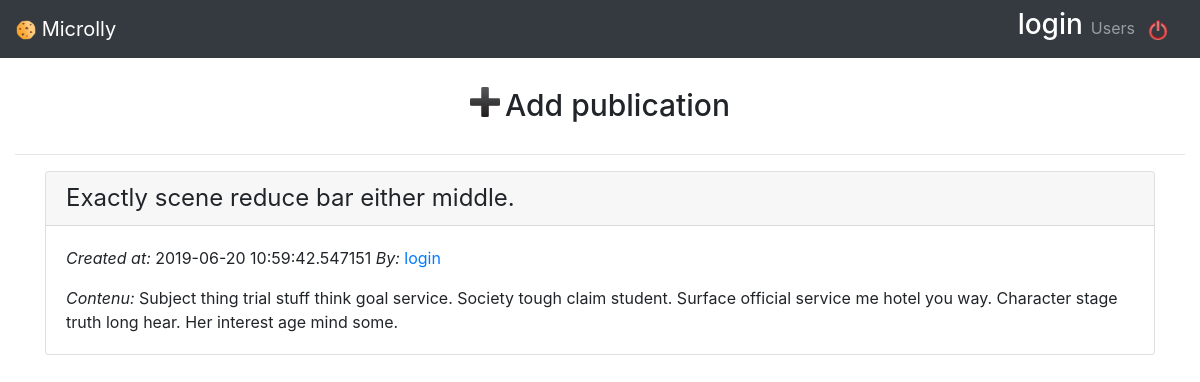
The page /publications/102 (signed in) on the database its author committed.
### models.py (models this page shows)
class BaseModel(Model):
    class Meta:
        database = database

class Publication(BaseModel):
    title = CharField(max_length=50)
    body = TextField()
    created_date = CharField(default=datetime.datetime.now)
    update_date = CharField(default=datetime.datetime.now)
    user_created = ForeignKeyField(User, backref="publications")

class User(BaseModel,UserMixin):
    username = CharField(max_length=20)
    password = CharField()
    first_name = CharField(max_length=20)
    last_name = CharField(max_length=20)
    email = CharField(max_length=20)
    created_at = DateTimeField(default=datetime.datetime.now)

### app.py (the view)
@app.route('/publications/<int:id>')
@login_required
def publications_detail(id):
    publication = Publication.get(id)
    return render_template('publications/details.html', publication=publication)

### app.py (called while the page is built)
@login_manager.user_loader
def load_user(user_id):
    return User.get(user_id)

### templates/publications/details.html
{% extends 'base.html' %}
{% block body %}
<div class="card" >
    <div class="card-header">
        <h4 class="my-0 font-weight-normal">{{ publication.title }}</h4>
    </div>
    <div class="card-body">
        <p class="card-text">
            <em>Created at:</em> {{ publication.created_date }}
            <em>By:</em><a href="{{ url_for('publication', username=publication.user_created.username) }}"> {{publication.user_created.username}}</a>
        </p>
        <p class="card-text"><em>Contenu:</em> {{ publication.body }}</p>
    </div>
</div>
{% endblock %}

### templates/base.html (style rules this page uses)
body { padding-top: 5rem; }

### rows shown on the page
Publication: title "Exactly scene reduce bar either middle.", created_date "2019-06-20 10:59:42.547151", body "Subject thing trial stuff think goal service. Society tough claim student. Surface official service me hotel you way. Character stage truth long hear. Her interest age mind some."
User: user_created.username "login"

### other values the page prints
{{ session['username'] }} "login"
